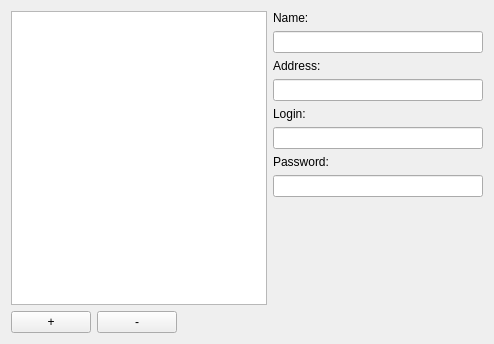
<?xml version="1.0" encoding="UTF-8"?>
<ui version="4.0">
 <class>DialogBookmarks</class>
 <widget class="QDialog" name="DialogBookmarks">
  <property name="windowModality">
   <enum>Qt::ApplicationModal</enum>
  </property>
  <property name="geometry">
   <rect>
    <x>0</x>
    <y>0</y>
    <width>494</width>
    <height>344</height>
   </rect>
  </property>
  <property name="sizePolicy">
   <sizepolicy hsizetype="Fixed" vsizetype="Fixed">
    <horstretch>0</horstretch>
    <verstretch>0</verstretch>
   </sizepolicy>
  </property>
  <property name="windowTitle">
   <string>Bookmarks</string>
  </property>
  <property name="modal">
   <bool>true</bool>
  </property>
  <layout class="QGridLayout" name="gridLayout">
   <item row="9" column="3">
    <layout class="QHBoxLayout" name="horizontalLayout">
     <property name="topMargin">
      <number>0</number>
     </property>
     <property name="bottomMargin">
      <number>0</number>
     </property>
     <item>
      <layout class="QVBoxLayout" name="verticalLayout_2">
       <property name="leftMargin">
        <number>0</number>
       </property>
       <property name="topMargin">
        <number>0</number>
       </property>
       <property name="rightMargin">
        <number>0</number>
       </property>
       <property name="bottomMargin">
        <number>0</number>
       </property>
       <item>
        <widget class="QListWidget" name="listWidget">
         <property name="minimumSize">
          <size>
           <width>0</width>
           <height>0</height>
          </size>
         </property>
         <property name="maximumSize">
          <size>
           <width>16777215</width>
           <height>16777215</height>
          </size>
         </property>
        </widget>
       </item>
       <item>
        <layout class="QHBoxLayout" name="horizontalLayout_2">
         <property name="leftMargin">
          <number>0</number>
         </property>
         <property name="topMargin">
          <number>0</number>
         </property>
         <property name="rightMargin">
          <number>0</number>
         </property>
         <property name="bottomMargin">
          <number>0</number>
         </property>
         <item>
          <widget class="QPushButton" name="pushButton">
           <property name="sizePolicy">
            <sizepolicy hsizetype="Fixed" vsizetype="Preferred">
             <horstretch>0</horstretch>
             <verstretch>0</verstretch>
            </sizepolicy>
           </property>
           <property name="text">
            <string>+</string>
           </property>
           <property name="autoDefault">
            <bool>false</bool>
           </property>
          </widget>
         </item>
         <item>
          <widget class="QPushButton" name="pushButton_2">
           <property name="sizePolicy">
            <sizepolicy hsizetype="Fixed" vsizetype="Fixed">
             <horstretch>0</horstretch>
             <verstretch>0</verstretch>
            </sizepolicy>
           </property>
           <property name="text">
            <string>-</string>
           </property>
           <property name="autoDefault">
            <bool>false</bool>
           </property>
          </widget>
         </item>
         <item>
          <spacer name="horizontalSpacer">
           <property name="orientation">
            <enum>Qt::Horizontal</enum>
           </property>
           <property name="sizeHint" stdset="0">
            <size>
             <width>40</width>
             <height>20</height>
            </size>
           </property>
          </spacer>
         </item>
        </layout>
       </item>
      </layout>
     </item>
     <item>
      <layout class="QVBoxLayout" name="verticalLayout">
       <property name="leftMargin">
        <number>0</number>
       </property>
       <property name="topMargin">
        <number>0</number>
       </property>
       <property name="rightMargin">
        <number>0</number>
       </property>
       <property name="bottomMargin">
        <number>0</number>
       </property>
       <item>
        <widget class="QLabel" name="label">
         <property name="text">
          <string>Name:</string>
         </property>
        </widget>
       </item>
       <item>
        <widget class="QLineEdit" name="lineEdit"/>
       </item>
       <item>
        <widget class="QLabel" name="label_2">
         <property name="text">
          <string>Address:</string>
         </property>
        </widget>
       </item>
       <item>
        <widget class="QLineEdit" name="lineEdit_2"/>
       </item>
       <item>
        <widget class="QLabel" name="label_3">
         <property name="text">
          <string>Login:</string>
         </property>
        </widget>
       </item>
       <item>
        <widget class="QLineEdit" name="lineEdit_3"/>
       </item>
       <item>
        <widget class="QLabel" name="label_4">
         <property name="text">
          <string>Password:</string>
         </property>
        </widget>
       </item>
       <item>
        <widget class="QLineEdit" name="lineEdit_4">
         <property name="echoMode">
          <enum>QLineEdit::Password</enum>
         </property>
        </widget>
       </item>
       <item>
        <spacer name="verticalSpacer">
         <property name="orientation">
          <enum>Qt::Vertical</enum>
         </property>
         <property name="sizeHint" stdset="0">
          <size>
           <width>20</width>
           <height>40</height>
          </size>
         </property>
        </spacer>
       </item>
      </layout>
     </item>
    </layout>
   </item>
  </layout>
 </widget>
 <resources/>
 <connections/>
</ui>
